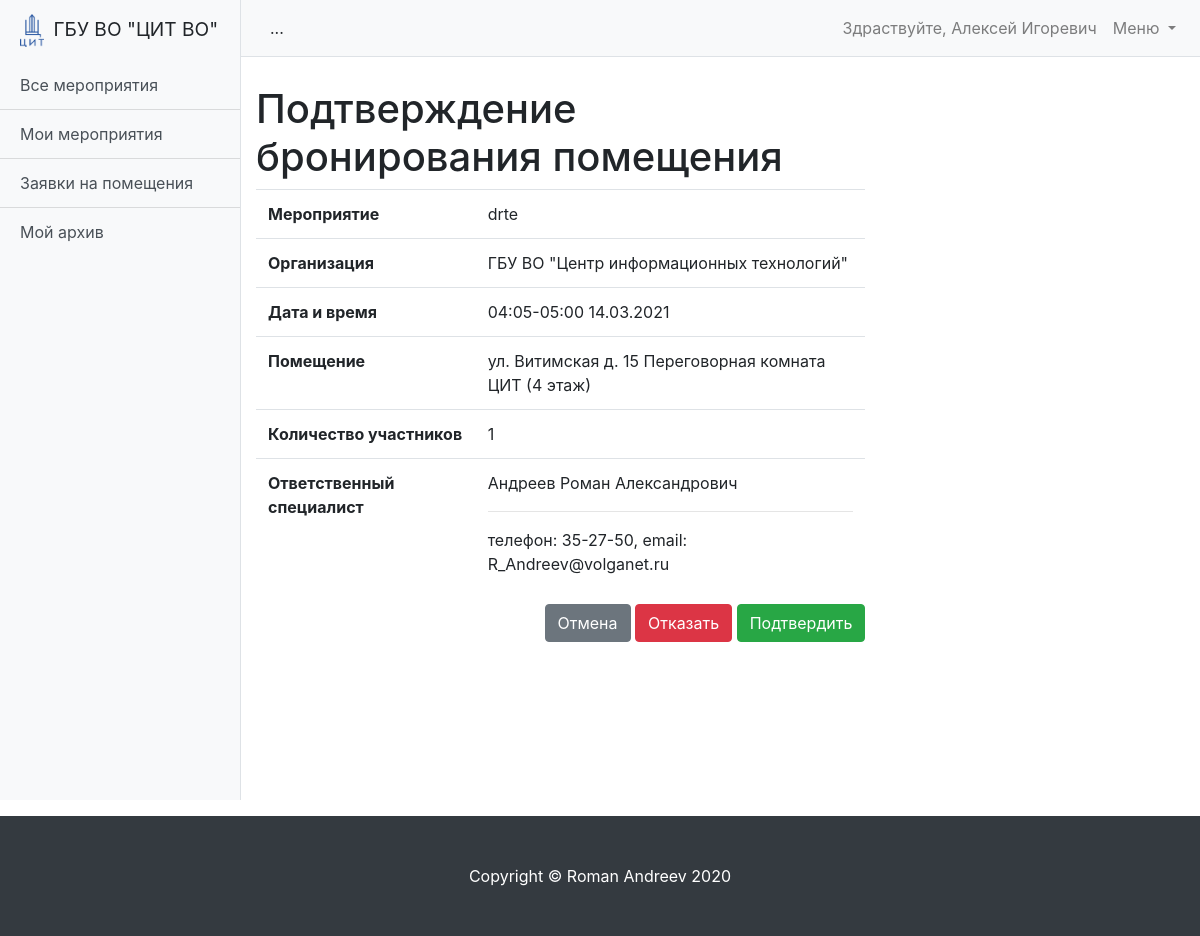
Screenshot of /schedule/booking-approve/2/ (signed in) with the database file from the repository.
### schedule/models.py (models this page shows, shortened)
class User(AbstractUser):
    is_operator = models.BooleanField(default=False, verbose_name='Опертор')
    is_assistant = models.BooleanField(default=False, verbose_name='Ассистент')
    organization = models.ForeignKey('Organization', verbose_name='Организация', on_delete=models.SET_NULL,
                                     null=True, blank=True)
    subscribe_mail = models.BooleanField(verbose_name='Подписка на почтовую рассылку', default=False)
    telegram = models.CharField(max_length=10, verbose_name='Телеграм чат-id', null=True, blank=True)
    subscribe_telegram = models.BooleanField(verbose_name='Подписка на рассылку в телеграм', default=False)
    phone = models.CharField(max_length=100, verbose_name='Телефон', null=True, blank=True)
    def __str__(self):
        return f'{self.last_name} {self.first_name}'

class Booking(models.Model):
    MESSAGES = {
        'create': 'Бронирование создано!',
        'update': 'Бронирование изменено!',
        'approve': 'Бронирование обработано!',
        'delete': 'Бронирование удалено!'
    }
    STATUS_WAIT = 'wait'
    STATUS_READY = 'ready'
    STATUS_REJECTION = 'rejection'
    STATUS_COMPLETED = 'completed'
    STATUS_CHOICES = (
        (STATUS_WAIT, 'Ожидание'),
        (STATUS_READY, 'Готово'),
        (STATUS_REJECTION, 'Отказ'),
        (STATUS_COMPLETED, 'Окончено')
    )
    event = models.ForeignKey('Event', verbose_name='Мероприятие', on_delete=models.CASCADE)
    conference = models.ForeignKey('Conference', verbose_name='Конференция', null=True, blank=True,
                                   on_delete=models.CASCADE)
    without_conference = models.BooleanField(verbose_name='Без конференции', default=False)
    owner = models.ForeignKey('User', verbose_name='Владелец', on_delete=models.CASCADE, related_name='booking_owner')
    assistant = models.ForeignKey('User', verbose_name='Ассистент', on_delete=models.CASCADE,
                                  related_name='booking_assistant', null=True, blank=True)
    room = models.ForeignKey('Room', verbose_name='Место проведения', on_delete=models.CASCADE)
    quota = models.PositiveSmallIntegerField(verbose_name='Количество участников')
    date = models.DateField(verbose_name='Дата проведения')
    time_start = models.TimeField(verbose_name='Время начала')
    time_end = models.TimeField(verbose_name='Время окончания')
    created_at = models.DateTimeField(auto_now=True)
    status = models.CharField(
        max_length=100,
        verbose_name='Статус бронирования',
        choices=STATUS_CHOICES,
        default=STATUS_WAIT
    )
    comment = models.TextField(verbose_name='Комментарий', null=True, blank=True)
    class Meta:
        ordering = ['date', 'time_start']
        verbose_name = 'Бронирование'
        verbose_name_plural = 'Бронирования'

class Event(models.Model):
    MESSAGES = {
        'create': 'Мероприятие создано!',
        'update': 'Мероприятие изменено!',
        'delete': 'Мероприятие удалено!'
    }
    STATUS_DRAFT = 'draft'
    STATUS_WAIT = 'wait'
    STATUS_READY = 'ready'
    STATUS_REJECTION = 'rejection'
    STATUS_COMPLETED = 'completed'
    STATUS_CHOICES = (
        (STATUS_DRAFT, 'Черновик'),
        (STATUS_WAIT, 'Ожидание'),
        (STATUS_READY, 'Готово'),
        (STATUS_REJECTION, 'Отказ'),
        (STATUS_COMPLETED, 'Окончено')
    )
    name = models.CharField(max_length=255, verbose_name='Название мероприятия')
    description = models.TextField(verbose_name='Описание')
    organization = models.ForeignKey('Organization', verbose_name='Организация', on_delete=models.CASCADE)  # Возможно избыточно
    owner = models.ForeignKey('User', verbose_name='Владелец', on_delete=models.CASCADE)
    date_start = models.DateField(verbose_name='Дата начала мероприятия', null=True, blank=True)
    date_end = models.DateField(verbose_name='Дата окончания мероприятия', null=True, blank=True)
    created_at = models.DateTimeField(auto_now=True)
    status = models.CharField(
        max_length=100,
        verbose_name='Статус мероприятия',
        choices=STATUS_CHOICES,
        default=STATUS_DRAFT
    )
    class Meta:
        ordering = ['date_start']
        verbose_name = 'Мероприятие'
        verbose_name_plural = 'Мероприятия'

class Organization(models.Model):
    name = models.CharField(max_length=255, verbose_name='Название организации')
    room = models.ManyToManyField('Room', verbose_name='Доступные помещения', related_name='related_room')
    created_at = models.DateTimeField(auto_now=True)
    def __str__(self):
        return self.name
    class Meta:
        ordering = ['name']
        verbose_name = 'Организация'
        verbose_name_plural = 'Организации'

class Room(models.Model):
    address = models.CharField(max_length=255, verbose_name='Адрес')
    room = models.CharField(max_length=255, verbose_name='Комната')
    quota = models.PositiveIntegerField(verbose_name='Вместимость')
    assistants = models.ManyToManyField('User', verbose_name='Ассистенты')
    applications = models.ManyToManyField('Application', verbose_name='Доступные приложения',
                                          related_name='related_room')
    created_at = models.DateTimeField(auto_now=True)
    def __str__(self):
        return f'{self.address} {self.room}'
    class Meta:
        ordering = ['address']
        verbose_name = 'Помещение'
        verbose_name_plural = 'Помещения'

### schedule/views/booking.py (the view, shortened to what this page needs)
# urls.py: path('booking-approve/<int:pk>/', BookingApproveView.as_view(), name='booking_approve'),
class BookingApproveView(UserIsAssistantMixin, HelpMixin, UpdateView):
    model = Booking
    fields = ['comment']
    template_name_suffix = '_approve'

### schedule/views/mixins.py (called while the page is built)
    def get_url_pattern(self):
        print(dir(self.request))
        print(self.request.path.strip())
        url_parts = re.sub(r'\d+', '*.*', self.request.path)
        print(url_parts)
        return re.sub(r'\d+', '*.*', self.request.path) + ';'

    def get_context_data(self, **kwargs):
        context = super().get_context_data(**kwargs)
        context['help'] = Page.objects.filter(urls__icontains=self.get_url_pattern()).first()
        return context

    def test_func(self):
        return self.request.user.is_assistant

### schedule/templates/schedule/booking_approve.html (shortened to what this page needs)
{% extends 'schedule/base.html' %}
{% load crispy_forms_tags %}
{% block data %}
<h1 class="mt-4">Подтверждение бронирования помещения</h1>
<table class="table">
    <tbody>
    <tr>
        <th>Мероприятие</th>
        <td>{{ booking.event.name }}</td>
    </tr>
    <tr>
        <th>Организация</th>
        <td>{{ booking.event.organization }}</td>
    </tr>
    <tr>
        <th>Дата и время</th>
        <td>{{ booking.time_start|date:"H:i" }}-{{ booking.time_end|date:"H:i" }} {{ booking.date|date:"d.m.Y" }}</td>
    </tr>
    <tr>
        <th>Помещение</th>
        <td>{{ booking.room }}</td>
    </tr>
    <tr>
        <th>Количество участников</th>
        <td>{{ booking.quota}}</td>
    </tr>
    <tr>
        <th>Ответственный специалист</th>
        <td>{{ booking.owner }}<hr>телефон: {{ booking.owner.phone }}, email: {{ booking.owner.email }}</td>
    </tr>
    </tbody>
</table>
<div>
    <form action=""  method="POST">
        <div align="right">
            <a class="btn btn-secondary" href="{{ request.META.HTTP_REFERER }}" role="button">Отмена</a>
            <button type="button" class="btn btn-danger" data-toggle="modal" data-target="#exampleModal">Отказать</button>
            <input type="submit" name="ready" class="btn btn-success" value="Подтвердить">
        </div>
    </form>
</div>
{% endblock data %}

### templates/base.html (shortened to what this page needs)
<!DOCTYPE html>
<html lang="en">
{% load static %}
<head>
    <link href="{% static 'vendor/bootstrap/css/bootstrap.min.css' %}" rel="stylesheet">
    <link href=" {% static 'css/simple-sidebar.css' %}" rel="stylesheet">
</head>
<body>
<div class="d-flex" id="wrapper">
    {% block sidebar %}
    <div class="bg-light border-right" id="sidebar-wrapper">
        <div class="sidebar-heading">
            <img src="{% static 'image.png' %}" width="24" class="img-fluid mr-1" alt="...">
            ГБУ ВО "ЦИТ ВО"
        </div>
        <div class="list-group list-group-flush">
            {% block sidebar_link %}
            <a href="{% url 'event_list' %}" class="list-group-item list-group-item-action bg-light">Все мероприятия</a>
            <a href="{% url 'my_event_list' %}" class="list-group-item list-group-item-action bg-light">Мои мероприятия</a>
            {% if request.user.is_assistant %}
            <a href="{% url 'booking_list' %}" class="list-group-item list-group-item-action bg-light">Заявки на помещения</a>
            {% endif %}
            <a href="{% url 'event_archive' %}" class="list-group-item list-group-item-action bg-light">Мой архив</a>
            {% endblock sidebar_link %}
        </div>
    </div>
    <div id="page-content-wrapper">
        <nav class="navbar navbar-expand-lg navbar-light bg-light border-bottom">
            <button class="btn btn-light" id="menu-toggle">...</button>
            {% endblock sidebar %}
            <div class="collapse navbar-collapse" id="navbarSupportedContent">
                <ul class="navbar-nav ml-auto mt-2 mt-lg-0">
                    <li class="nav-item">
                        {% if request.user.is_authenticated %}
                        <a class="nav-link" href="{% url 'settings' %}">Здраствуйте, {{ request.user.first_name }}</a>
                        {% endif %}
                    </li>
                    <li class="nav-item dropdown">
                        <a class="nav-link dropdown-toggle" href="#" id="navbarDropdown" role="button" data-toggle="dropdown" aria-haspopup="true" aria-expanded="false">
                            Меню
                        </a>
                    </li>
                </ul>
            </div>
        </nav>
        <div class="container-fluid">
            <div >
                {% block content %}
                {% endblock content %}
            </div>
        </div>
    </div>
</div>
<footer class="py-5 bg-dark mt-3">
  <div class="container">
    <p class="m-0 text-center text-white">Copyright &copy; Roman Andreev 2020</p>
  </div>
</footer>
</body>
</html>

### static_dev/css/simple-sidebar.css (style rules this page uses)
#wrapper { overflow-x: hidden; }
#sidebar-wrapper { min-height: 100vh; margin-left: -15rem; -webkit-transition: margin .25s ease-out; -moz-transition: margin .25s ease-out; -o-transition: margin .25s ease-out; transition: margin .25s ease-out; }
#sidebar-wrapper .sidebar-heading { padding: 0.875rem 1.25rem; font-size: 1.2rem; }
#sidebar-wrapper .list-group { width: 15rem; }
#page-content-wrapper { min-width: 100vw; }
@media (min-width: 768px) { #sidebar-wrapper { margin-left: 0; } }
@media (min-width: 768px) { #page-content-wrapper { min-width: 0; width: 100%; } }

### rows the page displays
User: user.first_name "Алексей Игоревич"
Booking: event.name "drte", event.organization "ГБУ ВО \"Центр информационных технологий\"", time_start "04:05", time_end "05:00", date "14.03.2021", room "ул. Витимская д. 15 Переговорная комната ЦИТ (4 этаж)", quota "1", owner "Андреев Роман Александрович", owner.phone "35-27-50", owner.email "R_Andreev@volganet.ru"
